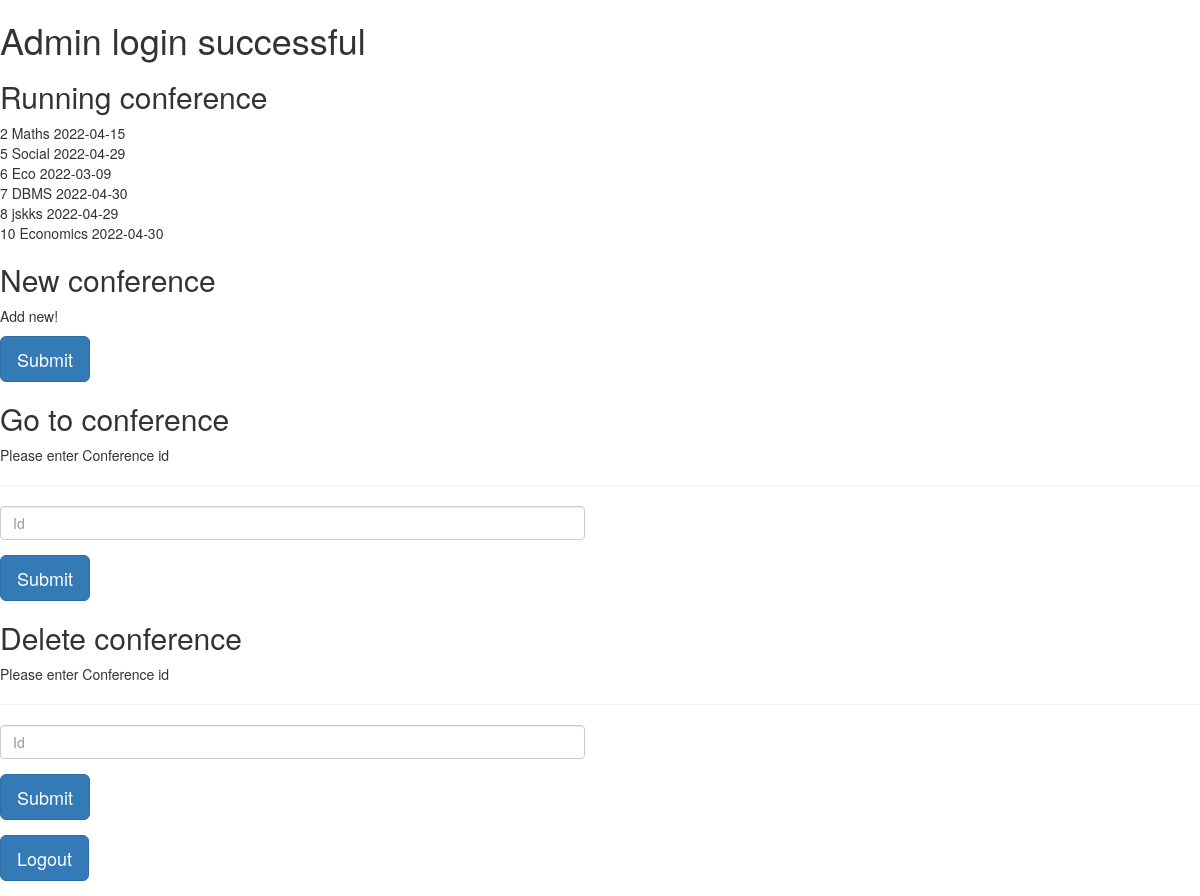
Screenshot of /adloginsuccessful.php with the database file from the repository.
### tables this page shows
CREATE TABLE `conference` (
  `id` int(100) NOT NULL,
  `topic` varchar(100) NOT NULL,
  `deadline` date NOT NULL
);

### adloginsuccessful.php (the view, shortened to what this page needs)
<!DOCTYPE html>
<html lang="en">
<head>
<link rel="stylesheet" href="https://maxcdn.bootstrapcdn.com/bootstrap/3.3.7/css/bootstrap.min.css">
</head>
<body>
</body>
</html>
<h1> Admin login successful </h1>
<h2> Running conference </h2>
<?php
	$connection=mysqli_connect('localhost','root');
	mysqli_select_db($connection,'authentication');
    $qry="select * from conference";
    $ans=mysqli_query($connection,$qry);
    while($row=mysqli_fetch_array($ans))
    {
        echo $row['id']." ".$row['topic']." ".$row['deadline'];
    }
?>
<h2> New conference </h2>
<form action="conference.php" method="post">
		<p>Add new!</p>
        <div class="form-group">
            <button type="submit" class="btn btn-primary btn-lg">Submit</button>
        </div>
    </form>
<h2> Go to conference </h2>
<form action="currentconference.php" method="get">
		<p>Please enter Conference id</p>
		<hr>
        <div class="form-group">
			<div class="row">
				<div class="col-xs-6"><input type="int" class="form-control" name="id" placeholder="Id" required="required"></div>
			</div>
        </div>
        <div class="form-group">
            <button type="submit" class="btn btn-primary btn-lg">Submit</button>
        </div>
    </form>
    <h2> Delete conference </h2>
<form action="deleteconference.php" method="post">
		<p>Please enter Conference id</p>
		<hr>
        <div class="form-group">
			<div class="row">
				<div class="col-xs-6"><input type="int" class="form-control" name="cid" placeholder="Id" required="required"></div>
			</div>
        </div>
        <div class="form-group">
            <button type="submit" class="btn btn-primary btn-lg">Submit</button>
        </div>
    </form>
<form action="adminlogin.php" method="post">
    <div class="form-group">
        <button type="submit" class="btn btn-primary btn-lg">Logout</button>
    </div>
    </form>

### rows the page displays
conference: id "2", topic "Maths", deadline "2022-04-15"
conference: id "5", topic "Social", deadline "2022-04-29"
conference: id "6", topic "Eco", deadline "2022-03-09"
conference: id "7", topic "DBMS", deadline "2022-04-30"
conference: id "8", topic "jskks", deadline "2022-04-29"
conference: id "10", topic "Economics", deadline "2022-04-30"
